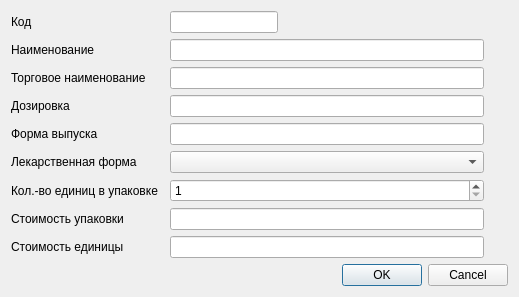
<?xml version="1.0" encoding="UTF-8"?>
<ui version="4.0">
 <class>Dialog</class>
 <widget class="QDialog" name="Dialog">
  <property name="geometry">
   <rect>
    <x>0</x>
    <y>0</y>
    <width>519</width>
    <height>274</height>
   </rect>
  </property>
  <property name="windowTitle">
   <string>Медикаменты</string>
  </property>
  <layout class="QGridLayout" name="gridLayout">
   <item row="1" column="0">
    <widget class="QLabel" name="label">
     <property name="text">
      <string>Код</string>
     </property>
    </widget>
   </item>
   <item row="10" column="0" colspan="7">
    <widget class="QDialogButtonBox" name="buttonBox">
     <property name="orientation">
      <enum>Qt::Horizontal</enum>
     </property>
     <property name="standardButtons">
      <set>QDialogButtonBox::Cancel|QDialogButtonBox::Ok</set>
     </property>
    </widget>
   </item>
   <item row="2" column="2">
    <widget class="QLineEdit" name="edtName"/>
   </item>
   <item row="2" column="0">
    <widget class="QLabel" name="label_2">
     <property name="text">
      <string>Наименование</string>
     </property>
    </widget>
   </item>
   <item row="1" column="2">
    <layout class="QHBoxLayout" name="horizontalLayout">
     <property name="rightMargin">
      <number>0</number>
     </property>
     <item>
      <widget class="QLineEdit" name="edtCode">
       <property name="sizePolicy">
        <sizepolicy hsizetype="Fixed" vsizetype="Fixed">
         <horstretch>0</horstretch>
         <verstretch>0</verstretch>
        </sizepolicy>
       </property>
       <property name="minimumSize">
        <size>
         <width>100</width>
         <height>0</height>
        </size>
       </property>
      </widget>
     </item>
     <item>
      <spacer name="horizontalSpacer">
       <property name="orientation">
        <enum>Qt::Horizontal</enum>
       </property>
       <property name="sizeHint" stdset="0">
        <size>
         <width>40</width>
         <height>20</height>
        </size>
       </property>
      </spacer>
     </item>
    </layout>
   </item>
   <item row="6" column="0">
    <widget class="QLabel" name="label_3">
     <property name="text">
      <string>Лекарственная форма</string>
     </property>
    </widget>
   </item>
   <item row="7" column="0">
    <widget class="QLabel" name="label_4">
     <property name="text">
      <string>Кол.-во единиц в упаковке</string>
     </property>
    </widget>
   </item>
   <item row="8" column="0">
    <widget class="QLabel" name="label_5">
     <property name="text">
      <string>Стоимость упаковки</string>
     </property>
    </widget>
   </item>
   <item row="7" column="2">
    <widget class="QSpinBox" name="spinBox">
     <property name="minimum">
      <number>1</number>
     </property>
     <property name="maximum">
      <number>1000</number>
     </property>
    </widget>
   </item>
   <item row="6" column="2">
    <widget class="CRBComboBox" name="cmbForm"/>
   </item>
   <item row="8" column="2">
    <widget class="QLineEdit" name="edtPackPrice"/>
   </item>
   <item row="3" column="0">
    <widget class="QLabel" name="label_6">
     <property name="text">
      <string>Торговое наименование</string>
     </property>
    </widget>
   </item>
   <item row="3" column="2">
    <widget class="QLineEdit" name="edtTradeName"/>
   </item>
   <item row="4" column="0">
    <widget class="QLabel" name="label_7">
     <property name="text">
      <string>Дозировка</string>
     </property>
    </widget>
   </item>
   <item row="4" column="2">
    <widget class="QLineEdit" name="edtDosage"/>
   </item>
   <item row="5" column="0">
    <widget class="QLabel" name="label_8">
     <property name="text">
      <string>Форма выпуска</string>
     </property>
    </widget>
   </item>
   <item row="5" column="2">
    <widget class="QLineEdit" name="edtForm"/>
   </item>
   <item row="9" column="0">
    <widget class="QLabel" name="label_9">
     <property name="text">
      <string>Стоимость единицы</string>
     </property>
    </widget>
   </item>
   <item row="9" column="2">
    <widget class="QLineEdit" name="edtUnitPrice"/>
   </item>
  </layout>
 </widget>
 <customwidgets>
  <customwidget>
   <class>CRBComboBox</class>
   <extends>QComboBox</extends>
   <header>library/crbcombobox.h</header>
  </customwidget>
 </customwidgets>
 <tabstops>
  <tabstop>edtCode</tabstop>
  <tabstop>edtName</tabstop>
  <tabstop>edtTradeName</tabstop>
  <tabstop>edtDosage</tabstop>
  <tabstop>edtForm</tabstop>
  <tabstop>cmbForm</tabstop>
  <tabstop>spinBox</tabstop>
  <tabstop>edtPackPrice</tabstop>
  <tabstop>edtUnitPrice</tabstop>
  <tabstop>buttonBox</tabstop>
 </tabstops>
 <resources/>
 <connections>
  <connection>
   <sender>buttonBox</sender>
   <signal>accepted()</signal>
   <receiver>Dialog</receiver>
   <slot>accept()</slot>
   <hints>
    <hint type="sourcelabel">
     <x>248</x>
     <y>254</y>
    </hint>
    <hint type="destinationlabel">
     <x>157</x>
     <y>274</y>
    </hint>
   </hints>
  </connection>
  <connection>
   <sender>buttonBox</sender>
   <signal>rejected()</signal>
   <receiver>Dialog</receiver>
   <slot>reject()</slot>
   <hints>
    <hint type="sourcelabel">
     <x>316</x>
     <y>260</y>
    </hint>
    <hint type="destinationlabel">
     <x>286</x>
     <y>274</y>
    </hint>
   </hints>
  </connection>
 </connections>
</ui>
